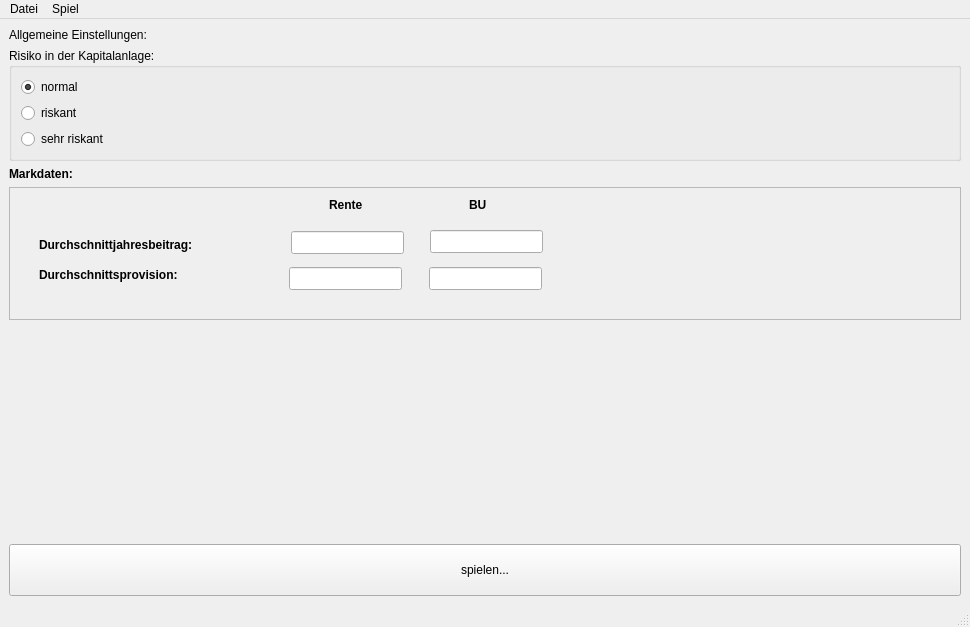
<?xml version="1.0" encoding="UTF-8"?>
<ui version="4.0">
 <class>MainWindow</class>
 <widget class="QMainWindow" name="MainWindow">
  <property name="geometry">
   <rect>
    <x>0</x>
    <y>0</y>
    <width>970</width>
    <height>627</height>
   </rect>
  </property>
  <property name="windowTitle">
   <string>MainWindow</string>
  </property>
  <widget class="QWidget" name="centralwidget">
   <layout class="QVBoxLayout" name="verticalLayout">
    <item>
     <widget class="QLabel" name="label">
      <property name="text">
       <string>Allgemeine Einstellungen:</string>
      </property>
     </widget>
    </item>
    <item>
     <widget class="QGroupBox" name="groupBox_KA_Risiko">
      <property name="title">
       <string>Risiko in der Kapitalanlage:</string>
      </property>
      <layout class="QVBoxLayout" name="verticalLayout_2">
       <item>
        <widget class="QRadioButton" name="radioButton_KA_Risiko_normal">
         <property name="text">
          <string>normal</string>
         </property>
         <property name="checked">
          <bool>true</bool>
         </property>
        </widget>
       </item>
       <item>
        <widget class="QRadioButton" name="radioButton_KA_Risiko_riskant">
         <property name="text">
          <string>riskant</string>
         </property>
        </widget>
       </item>
       <item>
        <widget class="QRadioButton" name="radioButton_KA_Risiko_sehr_riskant">
         <property name="text">
          <string>sehr riskant</string>
         </property>
        </widget>
       </item>
      </layout>
     </widget>
    </item>
    <item>
     <widget class="QLabel" name="label_2">
      <property name="font">
       <font>
        <weight>75</weight>
        <bold>true</bold>
       </font>
      </property>
      <property name="text">
       <string>Markdaten:</string>
      </property>
     </widget>
    </item>
    <item>
     <widget class="QFrame" name="frame">
      <property name="minimumSize">
       <size>
        <width>0</width>
        <height>133</height>
       </size>
      </property>
      <property name="maximumSize">
       <size>
        <width>16777215</width>
        <height>16777215</height>
       </size>
      </property>
      <property name="frameShape">
       <enum>QFrame::StyledPanel</enum>
      </property>
      <property name="frameShadow">
       <enum>QFrame::Raised</enum>
      </property>
      <widget class="QLabel" name="label_3">
       <property name="geometry">
        <rect>
         <x>320</x>
         <y>10</y>
         <width>57</width>
         <height>15</height>
        </rect>
       </property>
       <property name="font">
        <font>
         <weight>75</weight>
         <bold>true</bold>
        </font>
       </property>
       <property name="text">
        <string>Rente</string>
       </property>
      </widget>
      <widget class="QLabel" name="label_4">
       <property name="geometry">
        <rect>
         <x>460</x>
         <y>10</y>
         <width>57</width>
         <height>15</height>
        </rect>
       </property>
       <property name="font">
        <font>
         <weight>75</weight>
         <bold>true</bold>
        </font>
       </property>
       <property name="text">
        <string>BU</string>
       </property>
      </widget>
      <widget class="QLabel" name="label_5">
       <property name="geometry">
        <rect>
         <x>30</x>
         <y>50</y>
         <width>201</width>
         <height>16</height>
        </rect>
       </property>
       <property name="font">
        <font>
         <weight>75</weight>
         <bold>true</bold>
        </font>
       </property>
       <property name="text">
        <string>Durchschnittjahresbeitrag:</string>
       </property>
      </widget>
      <widget class="QLineEdit" name="lineEdit_BeitragRente">
       <property name="geometry">
        <rect>
         <x>282</x>
         <y>44</y>
         <width>113</width>
         <height>23</height>
        </rect>
       </property>
      </widget>
      <widget class="QLineEdit" name="lineEdit_BeitragBU">
       <property name="geometry">
        <rect>
         <x>421</x>
         <y>43</y>
         <width>113</width>
         <height>23</height>
        </rect>
       </property>
      </widget>
      <widget class="QLabel" name="label_6">
       <property name="geometry">
        <rect>
         <x>30</x>
         <y>80</y>
         <width>201</width>
         <height>16</height>
        </rect>
       </property>
       <property name="font">
        <font>
         <weight>75</weight>
         <bold>true</bold>
        </font>
       </property>
       <property name="text">
        <string>Durchschnittsprovision:</string>
       </property>
      </widget>
      <widget class="QLineEdit" name="lineEdit_ProvisionRente">
       <property name="geometry">
        <rect>
         <x>280</x>
         <y>80</y>
         <width>113</width>
         <height>23</height>
        </rect>
       </property>
      </widget>
      <widget class="QLineEdit" name="lineEdit_ProvisionBU">
       <property name="geometry">
        <rect>
         <x>420</x>
         <y>80</y>
         <width>113</width>
         <height>23</height>
        </rect>
       </property>
      </widget>
     </widget>
    </item>
    <item>
     <spacer name="verticalSpacer">
      <property name="orientation">
       <enum>Qt::Vertical</enum>
      </property>
      <property name="sizeHint" stdset="0">
       <size>
        <width>20</width>
        <height>40</height>
       </size>
      </property>
     </spacer>
    </item>
    <item>
     <layout class="QHBoxLayout" name="horizontalLayout">
      <item>
       <widget class="QPushButton" name="pushButtonSpiele">
        <property name="minimumSize">
         <size>
          <width>0</width>
          <height>52</height>
         </size>
        </property>
        <property name="text">
         <string>spielen...</string>
        </property>
       </widget>
      </item>
     </layout>
    </item>
   </layout>
  </widget>
  <widget class="QMenuBar" name="menubar">
   <property name="geometry">
    <rect>
     <x>0</x>
     <y>0</y>
     <width>970</width>
     <height>20</height>
    </rect>
   </property>
   <widget class="QMenu" name="menuDatei">
    <property name="title">
     <string>Datei</string>
    </property>
    <addaction name="separator"/>
    <addaction name="actionBeenden"/>
   </widget>
   <widget class="QMenu" name="menuSpiel">
    <property name="title">
     <string>Spiel</string>
    </property>
    <addaction name="actionSpielen"/>
   </widget>
   <addaction name="menuDatei"/>
   <addaction name="menuSpiel"/>
  </widget>
  <widget class="QStatusBar" name="statusbar"/>
  <action name="actionBeenden">
   <property name="text">
    <string>Beenden</string>
   </property>
  </action>
  <action name="actionSpielen">
   <property name="text">
    <string>Spielen...</string>
   </property>
  </action>
 </widget>
 <resources/>
 <connections/>
</ui>
